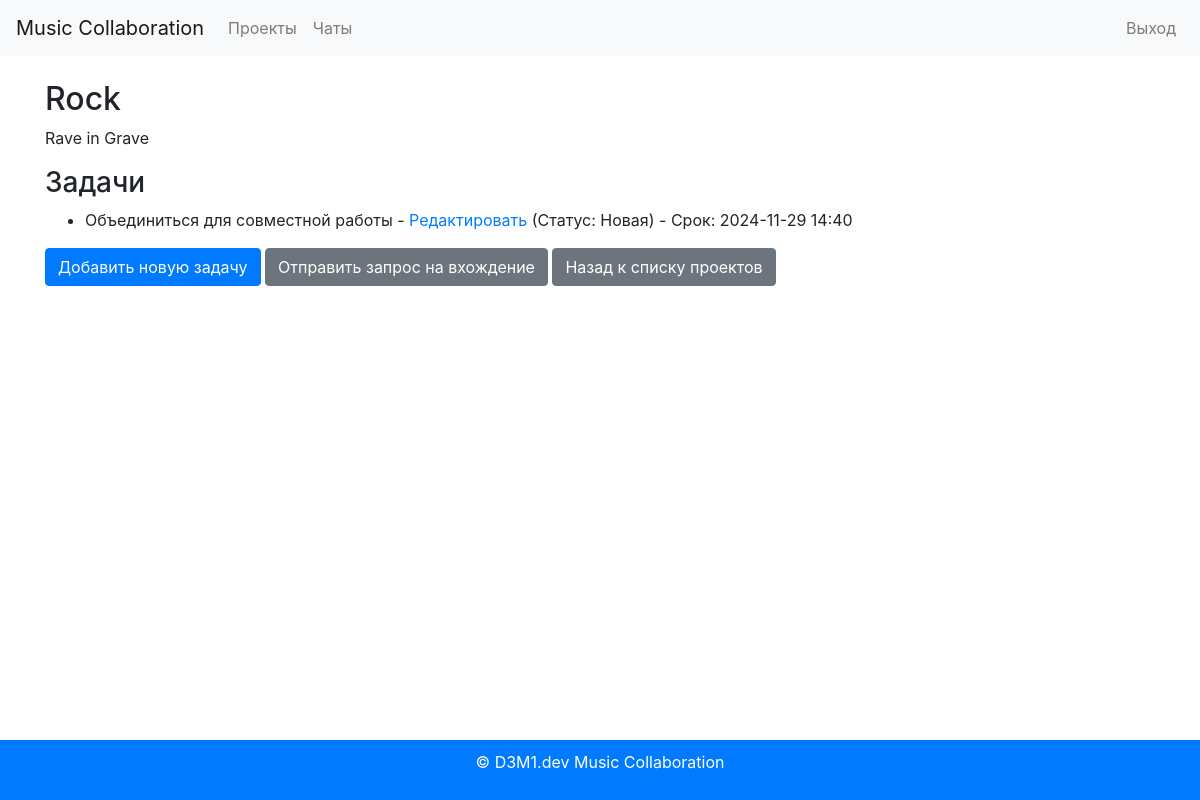
Screenshot of /projects/3/ (signed in) with the database file from the repository.
### projects/models.py (models this page shows, shortened)
class Project(models.Model):
    STATUS_CHOICES = [
        ('in_progress', 'В работе'),
        ('completed', 'Завершен'),
    ]
    id = models.AutoField(primary_key=True)
    name = models.CharField(max_length=255)
    description = models.TextField()
    owner = models.ForeignKey(User, on_delete=models.CASCADE)
    created_at = models.DateTimeField(auto_now_add=True)
    updated_at = models.DateTimeField(auto_now=True)
    status = models.CharField(max_length=50, choices=STATUS_CHOICES)
    sequencer_data = models.JSONField(default=dict, blank=True)  # Для хранения данных секвенсора

### tasks/models.py (models this page shows, shortened)
class Task(models.Model):
    STATUS_CHOICES = [
        ('new', 'Новая'),
        ('in_progress', 'В процессе'),
        ('completed', 'Завершена'),
    ]
    id = models.AutoField(primary_key=True)
    project = models.ForeignKey(Project, on_delete=models.CASCADE, related_name='tasks')  # Связь с проектом
    title = models.CharField(max_length=255)
    description = models.TextField(blank=True)  # Поле описания может быть пустым
    assignee = models.ForeignKey(User, on_delete=models.SET_NULL, null=True, blank=True)  # Исполнитель задачи
    status = models.CharField(max_length=50, choices=STATUS_CHOICES, default='new')  # Статус задачи
    due_date = models.DateTimeField(null=True, blank=True)  # Дата завершения задачи

### projects/views.py (the view)
# urls.py: path('<int:pk>/', project_detail, name='project_detail'),
@login_required
def project_detail(request, pk):
    project = get_object_or_404(Project, pk=pk)
    if request.user != project.owner and not project.join_requests.filter(user=request.user, confirmed=True).exists():
        return render(request, '403.html', {'project': project})  # Отображаем страницу 403
    return render(request, 'projects/project_detail.html', {'project': project})

### projects/templates/projects/project_detail.html (shortened to what this page needs)
{% extends 'base.html' %}
{% block content %}
<h2>{{ project.name }}</h2>
<p>{{ project.description }}</p>
<h3>Задачи</h3>
<ul>
    {% for task in project.tasks.all %}
        <li>
            {{ task.title }} -
            <a href="{% url 'tasks:task_edit' project.id task.id %}">Редактировать</a>
            (Статус: {{ task.get_status_display }})
            {% if task.due_date %}
                - Срок: {{ task.due_date|date:"Y-m-d H:i" }}
            {% endif %}
        </li>
    {% endfor %}
</ul>
<a href="{% url 'tasks:task_create' project.id %}" class="btn btn-primary">Добавить новую задачу</a>
<a href="{% url 'projects:request_join' project.id %}" class="btn btn-secondary">Отправить запрос на вхождение</a>
<a href="{% url 'projects:project_list' %}" class="btn btn-secondary">Назад к списку проектов</a>
{% endblock %}

### static/css/styles.css (style rules this page uses)
body { font-family: Arial, sans-serif; margin: 0; padding: 0; }
a { text-decoration: none; }

### rows the page displays
Project: name "Rock", description "Rave in Grave"
Task: title "Объединиться для совместной работы", status "Новая", due_date "2024-11-29 14:40"
